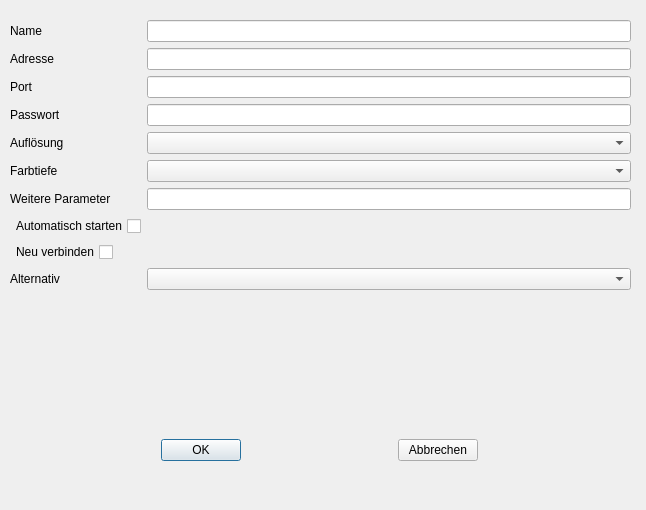
<?xml version="1.0" encoding="UTF-8"?>
<ui version="4.0">
 <class>DialogTigerVNC</class>
 <widget class="QDialog" name="DialogTigerVNC">
  <property name="geometry">
   <rect>
    <x>0</x>
    <y>0</y>
    <width>646</width>
    <height>510</height>
   </rect>
  </property>
  <property name="windowTitle">
   <string>TigerVNC</string>
  </property>
  <widget class="QWidget" name="formLayoutWidget">
   <property name="geometry">
    <rect>
     <x>10</x>
     <y>20</y>
     <width>621</width>
     <height>381</height>
    </rect>
   </property>
   <layout class="QFormLayout" name="formLayout">
    <item row="0" column="0">
     <widget class="QLabel" name="vncLabelName">
      <property name="text">
       <string>Name</string>
      </property>
     </widget>
    </item>
    <item row="0" column="1">
     <widget class="QLineEdit" name="vncInputName"/>
    </item>
    <item row="1" column="0">
     <widget class="QLabel" name="vncLabelAddress">
      <property name="text">
       <string>Adresse</string>
      </property>
     </widget>
    </item>
    <item row="1" column="1">
     <widget class="QLineEdit" name="vncInputAddress"/>
    </item>
    <item row="2" column="0">
     <widget class="QLabel" name="vncLabelPort">
      <property name="text">
       <string>Port</string>
      </property>
     </widget>
    </item>
    <item row="2" column="1">
     <widget class="QLineEdit" name="vncInputPort"/>
    </item>
    <item row="3" column="0">
     <widget class="QLabel" name="vncLabelPassword">
      <property name="text">
       <string>Passwort</string>
      </property>
     </widget>
    </item>
    <item row="3" column="1">
     <widget class="QLineEdit" name="vncInputPassword"/>
    </item>
    <item row="4" column="0">
     <widget class="QLabel" name="vncLabelResolution">
      <property name="text">
       <string>Auflösung</string>
      </property>
     </widget>
    </item>
    <item row="4" column="1">
     <widget class="QComboBox" name="vncInputResolution"/>
    </item>
    <item row="5" column="0">
     <widget class="QLabel" name="vncLabelColor">
      <property name="text">
       <string>Farbtiefe</string>
      </property>
     </widget>
    </item>
    <item row="5" column="1">
     <widget class="QComboBox" name="vncInputColor"/>
    </item>
    <item row="7" column="0">
     <widget class="QCheckBox" name="vncInputAutostart">
      <property name="layoutDirection">
       <enum>Qt::RightToLeft</enum>
      </property>
      <property name="text">
       <string>Automatisch starten</string>
      </property>
     </widget>
    </item>
    <item row="6" column="0">
     <widget class="QLabel" name="vncLabelParameter">
      <property name="text">
       <string>Weitere Parameter</string>
      </property>
     </widget>
    </item>
    <item row="6" column="1">
     <widget class="QLineEdit" name="vncInputParameter"/>
    </item>
    <item row="8" column="0">
     <widget class="QCheckBox" name="vncInputRepeat">
      <property name="layoutDirection">
       <enum>Qt::RightToLeft</enum>
      </property>
      <property name="text">
       <string>Neu verbinden</string>
      </property>
     </widget>
    </item>
    <item row="9" column="0">
     <widget class="QLabel" name="vncLabelAlternative">
      <property name="text">
       <string>Alternativ</string>
      </property>
     </widget>
    </item>
    <item row="9" column="1">
     <widget class="QComboBox" name="vncInputAlternative"/>
    </item>
   </layout>
  </widget>
  <widget class="QWidget" name="horizontalLayoutWidget">
   <property name="geometry">
    <rect>
     <x>10</x>
     <y>410</y>
     <width>621</width>
     <height>80</height>
    </rect>
   </property>
   <layout class="QHBoxLayout" name="horizontalLayout">
    <item>
     <widget class="QPushButton" name="vncOKButton">
      <property name="sizePolicy">
       <sizepolicy hsizetype="Fixed" vsizetype="Fixed">
        <horstretch>0</horstretch>
        <verstretch>0</verstretch>
       </sizepolicy>
      </property>
      <property name="text">
       <string>OK</string>
      </property>
     </widget>
    </item>
    <item>
     <widget class="QPushButton" name="vncCancelButton">
      <property name="sizePolicy">
       <sizepolicy hsizetype="Fixed" vsizetype="Fixed">
        <horstretch>0</horstretch>
        <verstretch>0</verstretch>
       </sizepolicy>
      </property>
      <property name="text">
       <string>Abbrechen</string>
      </property>
     </widget>
    </item>
   </layout>
  </widget>
 </widget>
 <tabstops>
  <tabstop>vncInputName</tabstop>
  <tabstop>vncInputAddress</tabstop>
  <tabstop>vncInputPort</tabstop>
  <tabstop>vncInputPassword</tabstop>
  <tabstop>vncInputResolution</tabstop>
  <tabstop>vncInputColor</tabstop>
  <tabstop>vncInputParameter</tabstop>
  <tabstop>vncInputAutostart</tabstop>
  <tabstop>vncOKButton</tabstop>
  <tabstop>vncCancelButton</tabstop>
 </tabstops>
 <resources/>
 <connections/>
</ui>
